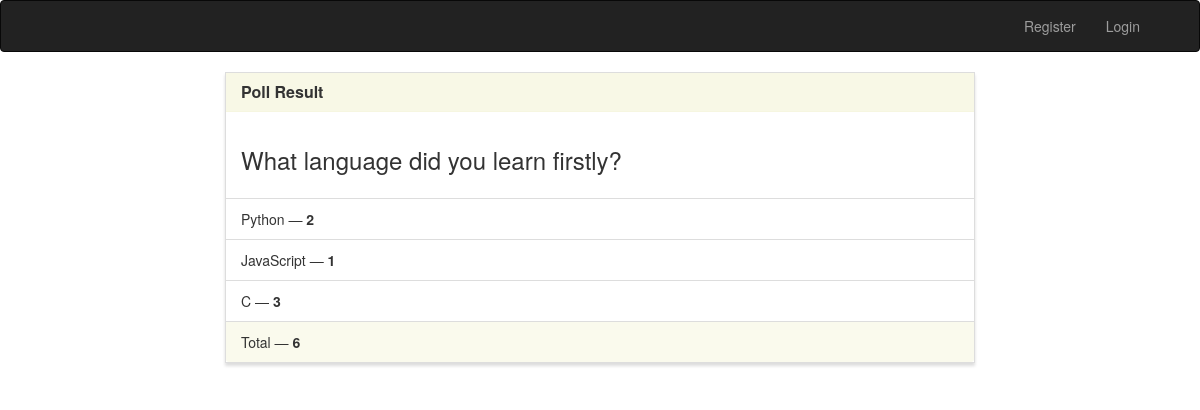
The page /results/2/ on the database as committed earlier.
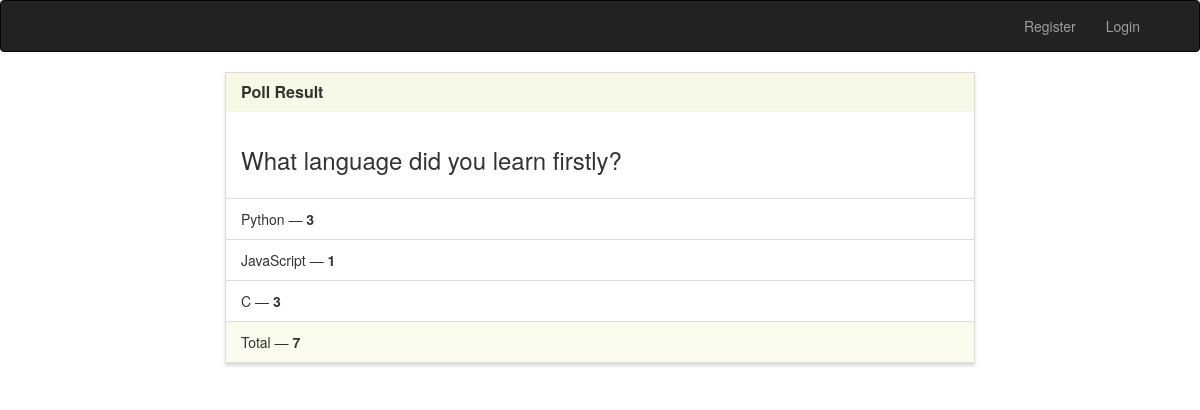
The same page on the database as committed later.
### poll/models.py (models this page shows, shortened)
class Poll(models.Model):
    question = models.TextField()
    option_one = models.CharField(max_length=30)
    option_two = models.CharField(max_length=30)
    option_three = models.CharField(max_length=30)
    option_one_count = models.IntegerField(default=0)
    option_two_count = models.IntegerField(default=0)
    option_three_count = models.IntegerField(default=0)
    def total(self):
        return self.option_one_count + self.option_two_count + self.option_three_count

### poll/views.py (the view)
# urls.py: path('results/<poll_id>/', views.results, name='results'),
def results(request, poll_id):
    poll = Poll.objects.get(pk=poll_id)
    context = {
        'poll' : poll
    }
    return render(request, 'results.html', context)

### templates/results.html (shortened to what this page needs)
{% extends "base.html" %}
{% block main %}
<div class="row">
    <div class="col-lg-8 col-lg-offset-2">
        <div class="panel panel-default">
            <div class="panel-heading">
                <h3 class="panel-title">Poll Result</h3>
            </div>
            <div class="panel-body">
                <h3>{{ poll.question }}</h3>
            </div>
            <ul class="list-group">
                <li class="list-group-item">{{ poll.option_one }} &mdash; <strong>{{ poll.option_one_count }}</strong></li>
                <li class="list-group-item">{{ poll.option_two }} &mdash; <strong>{{ poll.option_two_count }}</strong></li>
                <li class="list-group-item">{{ poll.option_three }} &mdash; <strong>{{ poll.option_three_count }}</strong></li>
            </ul>
            <div class="panel-footer">
                Total &mdash; <strong>{{ poll.total }}</strong>
            </div>
        </div>
    </div>
</div>
{% endblock %}

Rows that differ between the two databases and show on the page:
changed Poll "What language did you learn firstly?": option_one_count "2" → "3"; total "6" → "7"
